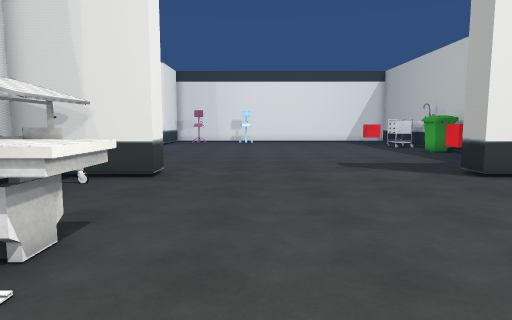
[1] (above)

18 first-person views from a walk through a 3-D level made in the Unity game engine. The camera is 1.5 m above the floor, tilts 6° down and sees 75° across. The floor is counted in squares, 1 m on a side. Each view is taken from the middle of a square. On the plan, view 1 faces up. The plan holds only what a view shows up to about 15 squares ahead; the rest is blank. The place goes on beyond the plan. Some surface patterns are stand-ins.

[2]
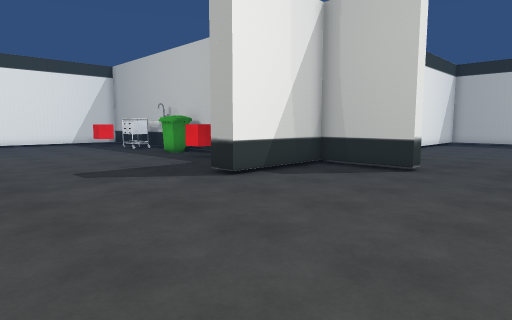

[3]
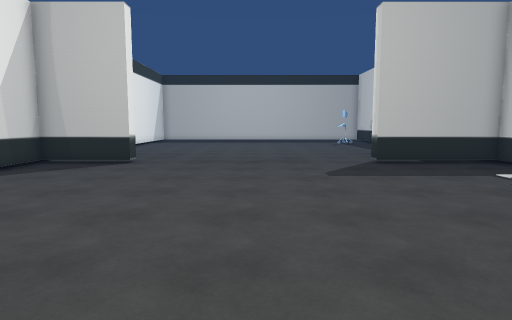

[4]
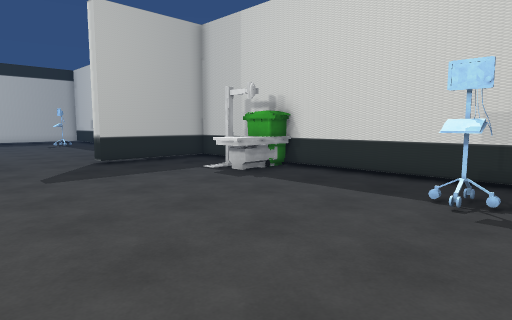

[5]
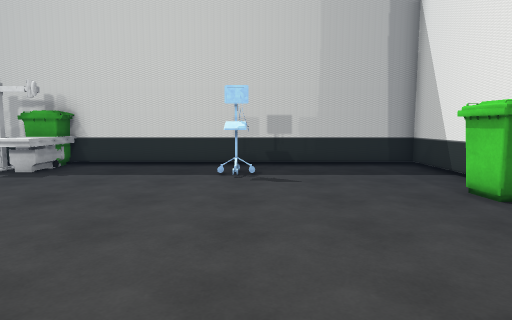

[6]
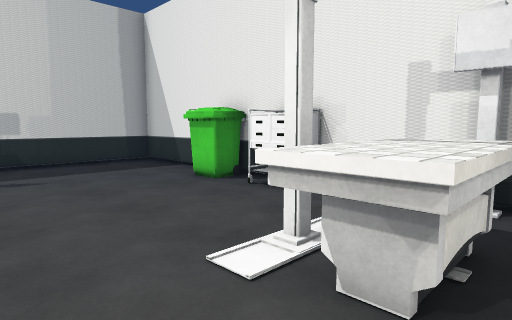

[7]
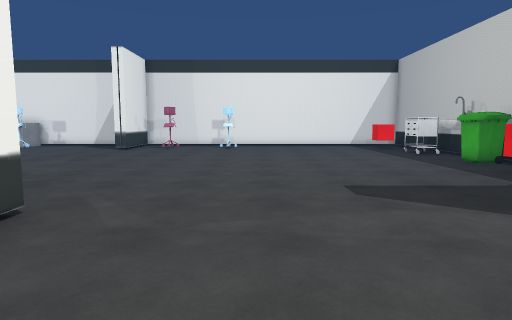

[8]
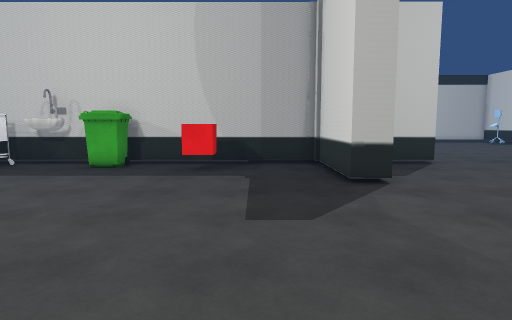

[9]
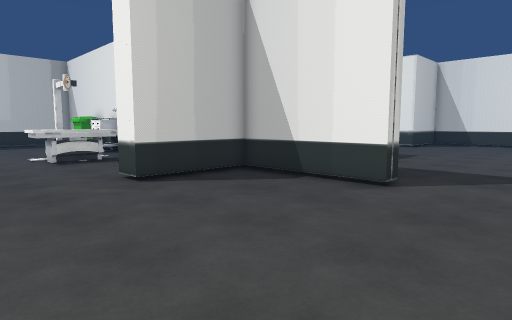

[10]
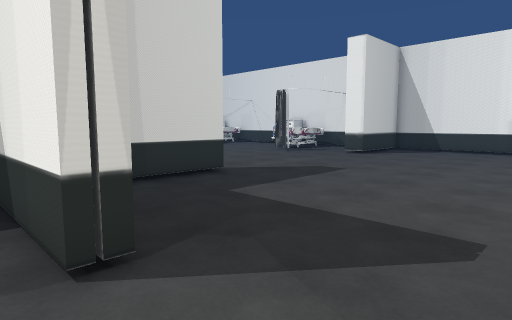

[11]
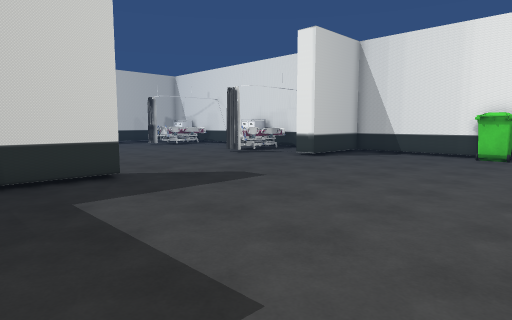

[12]
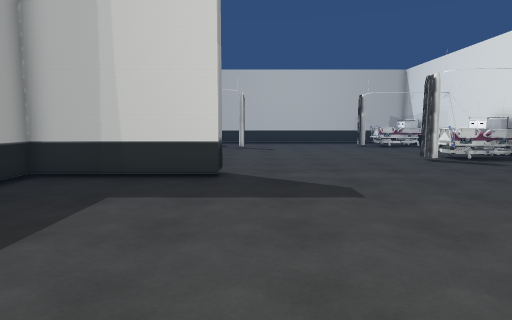

[13]
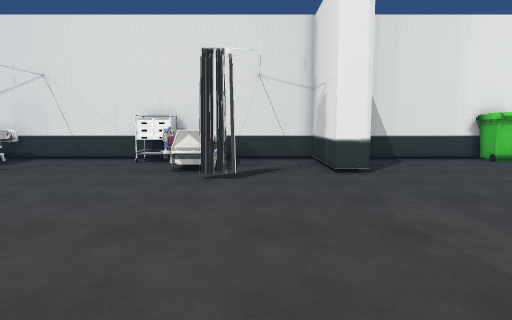

[14]
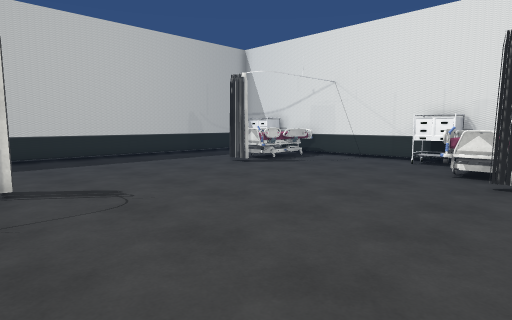

[15]
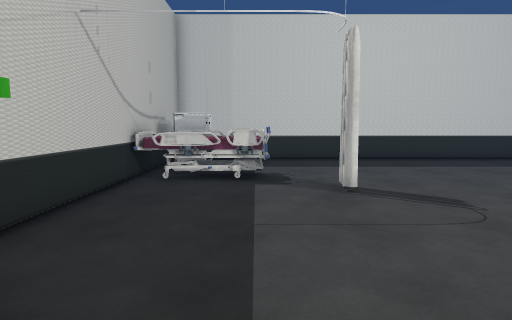

[16]
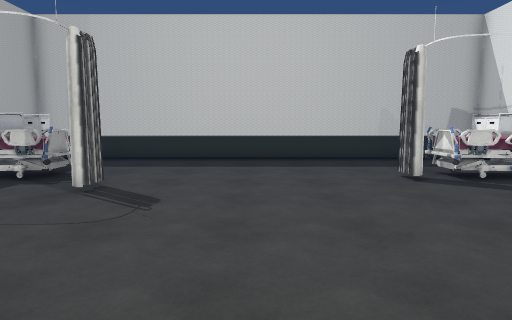

[17]
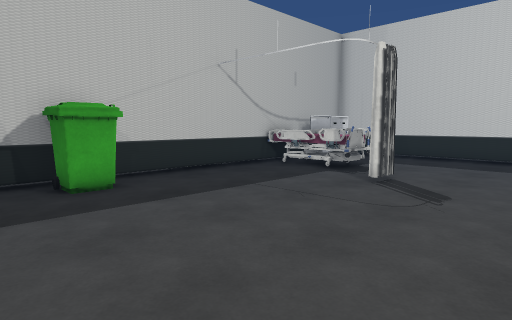

[18]
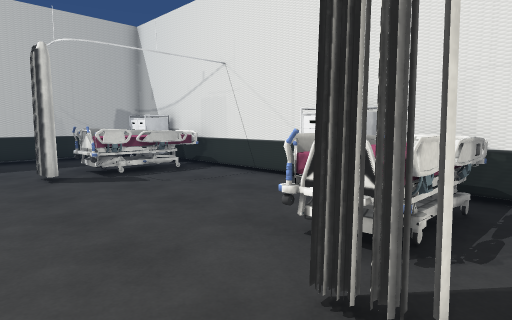

### Floor plan
Key: @ floor where view 1 was taken; # wall or solid block; . floor; = window, fence, low wall or low ledge; ^ raised ledge; C red cube; S sink; U curtain.
Columns run from 27 left of view 1 to 17 right of it. Each row starts with its distance up from view 1.
 20              ...  ...................S#
 19        .............................###
 18  # .................................###
 17 ## ...................................#
 16 #.....................................#
 15 #...................#...............CC#
 14 #...................#.................#
 13 #...................#.................#
 12 #...................#.................#
 11 #  .................#.................#
 10 #####..........##########.........#####
  9 #..............     ###...............#
  8 #..............      # ...............#
  7 #...............       ...............#  ...
  6 #.^^^.U..........=##   ...............##.....
  5 #^^^^=............##  .......................
  4 #^^^^.............###.^^^^...................
  3 ###.................# ^^^^...............
  2 ##..................# ...................
  1 #...................#....................
  0 #...................##.....@.............
 -1 #...................##......................
 -2 #.............U.....##......................
 -3 #^^^^#U.........^^^.##.....................
 -4 #^^^^#..........^^^^#.................##..
 -5 ###==...........==###.................#
 -6 ###...............###............^^...#
 -7  # ..............   #............^#...#
 -8    ..............   #............##...#
 -9  ######################################

Where each view was taken, in squares from view 1:
view 1: 0 up, 0 right, facing up
view 2: 2 up, 0 right, facing up-right
view 3: 1 up, 2 left, facing right
view 4: 1 up, 2 left, facing down-right
view 5: 4 up, 1 left, facing down
view 6: 5 up, 0 right, facing down-left
view 7: 5 up, 1 right, facing up
view 8: 13 up, 2 left, facing right
view 9: 19 up, 1 right, facing down-left
view 10: 19 up, 6 left, facing down-left
view 11: 20 up, 9 left, facing down-left
view 12: 20 up, 14 left, facing down
view 13: 7 up, 12 left, facing left
view 14: 7 up, 12 left, facing down-left
view 15: 6 up, 11 left, facing down
view 16: 6 up, 17 left, facing down
view 17: 7 up, 17 left, facing down-right
view 18: 7 up, 19 left, facing down-left
